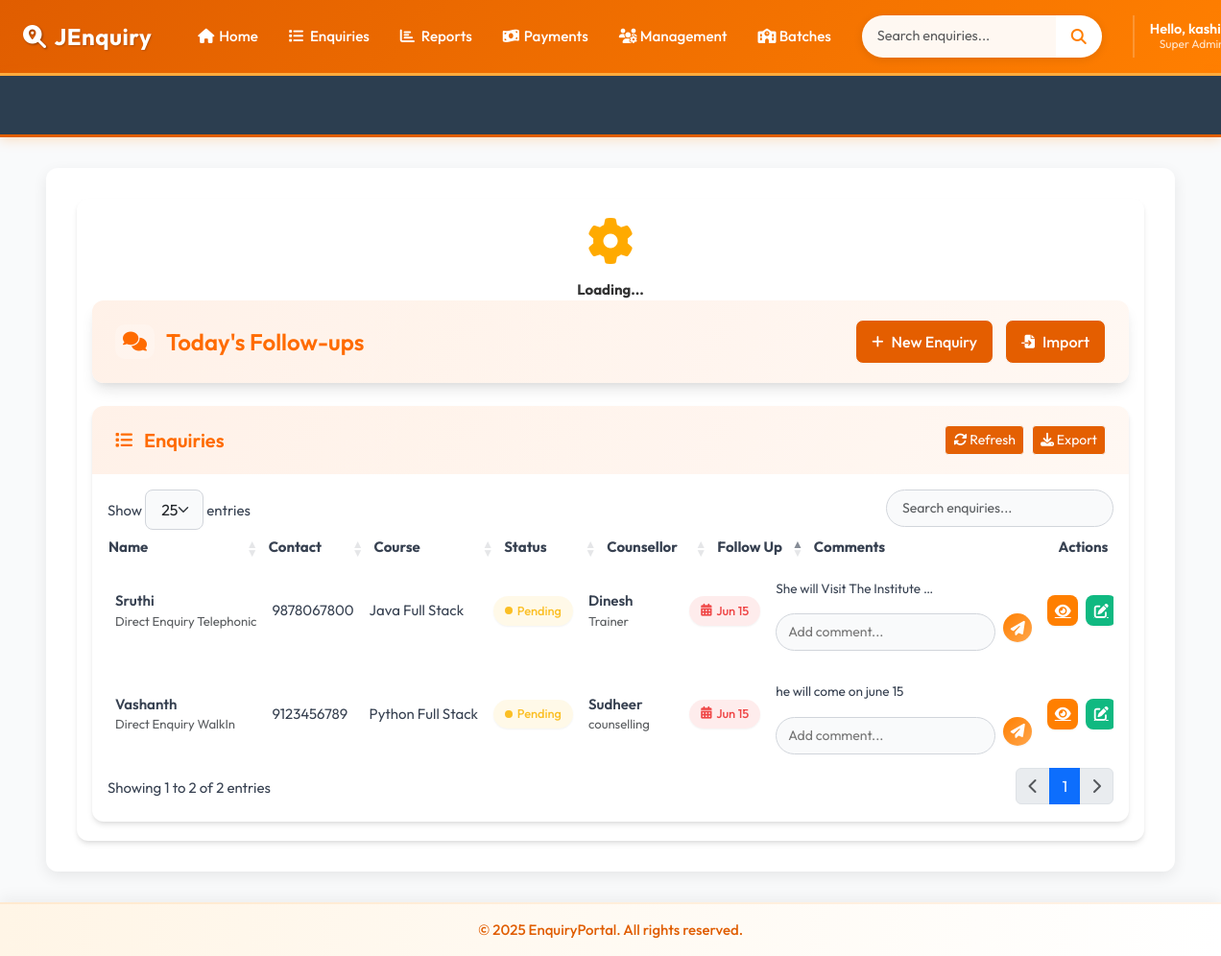
The page /today-followups/ (signed in) on the database its author committed.
### accounts/models.py (models this page shows, shortened)
class CustomUser(AbstractBaseUser, PermissionsMixin):
    ROLE_CHOICES = (
        ('manager', 'Manager'),
        ('counselor', 'Counselor'),
    )
    email = models.EmailField(unique=True)
    first_name = models.CharField(max_length=30)
    last_name = models.CharField(max_length=30)
    role = models.CharField(max_length=20, choices=ROLE_CHOICES)
    is_approved = models.BooleanField(default=False)
    is_active = models.BooleanField(default=True)
    is_staff = models.BooleanField(default=False)
    objects = CustomUserManager()
    USERNAME_FIELD = 'email'
    REQUIRED_FIELDS = ['first_name', 'last_name', 'role']

### enquiry/models.py (models this page shows, shortened)
class Enquiry(models.Model):
    STATUS_CHOICES = [
        ('joined', 'Joined'),
        ('pending', 'Pending'),
        ('dropout', 'Dropout'),
    ]
    SUBJECT_CHOICES = [
        ('java_full_stack', 'Java Full Stack'),
        ('python_full_stack', 'Python Full Stack'),
        ('other', 'Other'),
    ]
    ENQUIRY_TYPE_CHOICES = [
        ('someone_telephonic', 'Enquiry for Someone Telephonic'),
        ('direct_telephonic', 'Direct Enquiry Telephonic'),
        ('someone_walkin', 'Enquiry for Someone WalkIn'),
        ('direct_walkin', 'Direct Enquiry WalkIn'),
        ('telephonic_to_walkin', 'Telephonic To Walkin'),
    ]
    name = models.CharField(max_length=100)
    mobile = models.CharField(max_length=15, unique=True)
    subject = models.CharField(max_length=50, choices=SUBJECT_CHOICES)
    status = models.CharField(max_length=10, choices=STATUS_CHOICES, default='pending')
    enquiry_type = models.CharField(max_length=30, choices=ENQUIRY_TYPE_CHOICES, default='direct_telephonic')
    counsellor = models.ForeignKey(Counsellor, on_delete=models.CASCADE)
    created_at = models.DateTimeField(auto_now_add=True)
    followup_date = models.DateField(null=True, blank=True)
    enquiry_date = models.DateField(null=True, blank=True)
    parent_number = models.CharField(max_length=15, blank=True, null=True)
    fees_paid_date = models.DateField(null=True, blank=True)
    native_district_name=models.CharField(max_length=30,blank=True,null=True)
    target_fees = models.DecimalField(
        max_digits=12, decimal_places=2,
        null=True, blank=True,
        help_text="Total fees for the course"
    )
    fees_paid = models.DecimalField(
        max_digits=12, decimal_places=2,
        default=0.00,
        help_text="Total amount paid by the student"
    )
    fees_balance = models.DecimalField(
        max_digits=12, decimal_places=2,
        null=True, blank=True,
        help_text="Remaining balance (calculated automatically)"
    )
    due_date = models.DateField(
        null=True, blank=True,
        help_text="Deadline for full fees payment"
    )
    other_subject_name = models.CharField(
        max_length=100,
        blank=True,
        null=True,
        help_text="Specify the subject if 'Other' is selected"
    )
    is_joined_batch = models.BooleanField(
    default=False,
    help_text="True if the student has joined a batch"
)
    joined_date = models.DateField(
        null=True,
        blank=True,
        help_text="Date when the student joined"
    )
    VISIT_TYPE_CHOICES = [
        ('alone_walkin', 'Alone Walkin'),
        ('came_with_parents', 'Came with parents'),
        ('student_reference', 'Student Reference'),
        ('old_student_reference', 'Old Student Reference'),
        ('came_with_relatives', 'Came with relatives'),
        ('telephonic','Telephonic'),
    ]
    visit_type = models.CharField(
        max_length=30,
        choices=VISIT_TYPE_CHOICES,
        default='alone_walkin',
        help_text="How did the student come for enquiry?"
    )

class Counsellor(models.Model):
    name = models.CharField(max_length=100, unique=True)
    mobile = models.CharField(max_length=15)
    department = models.CharField(max_length=100)

class Comment(models.Model):
    enquiry = models.ForeignKey(Enquiry, on_delete=models.CASCADE, related_name='comments')
    comment = models.TextField()
    created_at = models.DateTimeField(default=timezone.now)
    class Meta:
        get_latest_by = 'created_at'
        ordering = ['-created_at']

### enquiry/views.py (the view)
# urls.py: path('today-followups/', views.today_followups, name='today_followups'),
@login_required(login_url='accounts:login')
def today_followups(request):
    today = get_ist_time().date()
    enquiries = Enquiry.objects.filter(followup_date=today, status='pending')
    return render(request, 'today_followups.html', {'enquiries': enquiries, 'today': today})

### template/today_followups.html (shortened to what this page needs)
{% extends 'base.html' %}
{% block extra_css %}
<link rel="stylesheet" href="https://cdn.datatables.net/1.13.6/css/dataTables.bootstrap5.min.css">
<link rel="stylesheet" href="https://cdnjs.cloudflare.com/ajax/libs/font-awesome/6.4.0/css/all.min.css">
{% endblock %}
{% block content %}
<div class="app-wrapper">
<div id="globalLoader" class="loader-overlay">
    <div class="loader-gear">
        <i class="fas fa-cog fa-spin"></i>
        <p>Loading...</p>
    </div>
</div>
    <div class="dashboard-header">
        <h1 class="dashboard-title">
            <i class="fas fa-comments"></i>
            Today's Follow-ups
        </h1>
        <div class="dashboard-actions">
            <a href="{% url 'enquiry:add_enquiry' %}" class="btn btn-light">
                <i class="fas fa-plus"></i> New Enquiry
            </a>
            <a href="{% url 'enquiry:bulk_enquiry_upload' %}" class="btn btn-outline-light">
                <i class="fas fa-file-import"></i> Import
            </a>
        </div>
    </div>
    <div class="data-card">
        <div class="card-header">
            <h2 class="card-title">
                <i class="fas fa-list"></i> Enquiries
            </h2>
            <div class="d-flex gap-2">
                <button id="refreshTable" class="btn btn-sm btn-outline-light">
                    <i class="fas fa-sync-alt"></i> Refresh
                </button>
                <button id="exportCSV" class="btn btn-sm btn-outline-light">
                    <i class="fas fa-download"></i> Export
                </button>
            </div>
        </div>
        <div class="card-body p-0">
            <div class="data-table-wrapper">
                <table id="enquiryTable" class="display nowrap w-100">
                    <thead>
                        <tr>
                            <th>Name</th>
                            <th>Contact</th>
                            <th>Course</th>
                            <th>Status</th>
                            <th>Counsellor</th>
                            <th>Follow Up</th>
                            <th>Comments</th>
                            <th>Actions</th>
                        </tr>
                    </thead>
                    <tbody>
                        {% for enquiry in enquiries %}
                        <tr id="enquiry-row-{{ enquiry.id }}">
                            <td>
                                <div class="fw-semibold">{{ enquiry.name }}</div>
                                <div class="text-muted small">{{ enquiry.get_enquiry_type_display }}</div>
                            </td>
                            <td>{{ enquiry.mobile }}</td>
                            <td>{{ enquiry.get_subject_display }}</td>
                            <td>
                                <span class="status-badge status-{{ enquiry.status|slugify }}"
                                      data-status="{{ enquiry.status }}"
                                      data-enquiry-id="{{ enquiry.id }}">
                                    {{ enquiry.get_status_display }}
                                </span>
                            </td>
                            <td>
                                <div class="fw-semibold">{{ enquiry.counsellor.name }}</div>
                                <div class="text-muted small">{{ enquiry.counsellor.department }}</div>
                            </td>
                            <td>
                                <div class="followup-date {% if enquiry.followup_date <= today %}urgent{% endif %}"
                                     data-enquiry-id="{{ enquiry.id }}">
                                    <i class="fas fa-calendar-alt"></i>
                                    {% if enquiry.followup_date %}
                                        {{ enquiry.followup_date|date:"M d" }}
                                    {% else %}
                                        Set Date
                                    {% endif %}
                                </div>
                            </td>
                            <td>
                                <div id="comment-container-{{ enquiry.id }}">
                                    {% with enquiry.comments.all|first as comment %}
                                        {% if comment %}
                                            <div class="comment-preview"
                                                 title="{{ comment.comment }}"
                                                 data-enquiry-id="{{ enquiry.id }}">
                                                {{ comment.comment|truncatechars:30 }}
                                            </div>
                                        {% else %}
                                            <span class="text-muted">No comments</span>
                                        {% endif %}
                                    {% endwith %}
                                </div>
                                <div class="comment-input-group">
                                    <input type="text"
                                           id="comment-input-{{ enquiry.id }}"
                                           class="comment-input"
                                           placeholder="Add comment...">
                                    <button class="add-comment-btn"
                                            data-enquiry-id="{{ enquiry.id }}">
                                        <i class="fas fa-paper-plane"></i>
                                    </button>
                                </div>
                            </td>
                            <td>
                                <div class="action-buttons">
                                    <a href="{% url 'enquiry:enquiry_details' enquiry.id %}"
                                       class="action-btn view-btn"
                                       title="View Details">
                                        <i class="fas fa-eye"></i>
                                    </a>
                                    <a href="{% url 'enquiry:edit_enquiry' enquiry.pk %}"
                                       class="action-btn edit-btn"
                                       title="Edit Enquiry">
                                        <i class="fas fa-edit"></i>
                                    </a>
                                </div>
                            </td>
                        </tr>
                        {% endfor %}
                    </tbody>
                </table>
            </div>
        </div>
    </div>
</div>
{% endblock %}

### template/base.html (shortened to what this page needs)
<!DOCTYPE html>
<html lang="en">
<head>
    <link href="https://cdn.jsdelivr.net/npm/bootstrap@5.3.0-alpha1/dist/css/bootstrap.min.css" rel="stylesheet">
    <link rel="stylesheet" href="https://cdnjs.cloudflare.com/ajax/libs/font-awesome/6.4.0/css/all.min.css">
<link rel="stylesheet" href="https://cdnjs.cloudflare.com/ajax/libs/font-awesome/6.5.0/css/all.min.css">
<link rel="stylesheet" href="https://cdn.jsdelivr.net/npm/flatpickr/dist/flatpickr.min.css">
    {% block extra_css %}
    {% endblock %}
</head>
<body>
    <nav class="navbar navbar-expand-lg navbar-dark">
        <div class="container-fluid">
            <a class="navbar-brand pulse-on-hover" href="{% url 'enquiry:dashboard' %}">
                <i class="fas fa-search-location"></i>JEnquiry
            </a>
            <div class="collapse navbar-collapse" id="mainNav">
                {% if user.is_authenticated %}
                <ul class="navbar-nav me-auto mb-2 mb-lg-0">
                    <li class="nav-item">
                        <a class="nav-link" href="{% url 'enquiry:dashboard' %}"><i class="fas fa-home"></i> Home</a>
                    </li>
                    <li class="nav-item dropdown">
                        <a class="nav-link dropdown-toggle" href="#" role="button" data-bs-toggle="dropdown">
                            <i class="fas fa-list"></i> Enquiries
                        </a>
                    </li>
                    <li class="nav-item dropdown">
                        <a class="nav-link dropdown-toggle" href="#" role="button" data-bs-toggle="dropdown">
                            <i class="fas fa-chart-bar"></i> Reports
                        </a>
                    </li>
                    <li class="nav-item dropdown">
                        <a class="nav-link dropdown-toggle" href="#" role="button" data-bs-toggle="dropdown">
                            <i class="fas fa-money-bill-wave"></i> Payments
                        </a>
                    </li>
                    <li class="nav-item dropdown">
                        <a class="nav-link dropdown-toggle" href="#" role="button" data-bs-toggle="dropdown">
                            <i class="fas fa-users-cog"></i> Management
                        </a>
                    </li>
                    <li class="nav-item dropdown">
                        <a class="nav-link dropdown-toggle" href="#" role="button" data-bs-toggle="dropdown">
                           <i class="fa-solid fa-school"></i> Batches
                        </a>
                    </li>
                </ul>
                <form class="d-flex search-form search-section" action="{% url 'enquiry:enquary_list' %}" method="get">
                    <div class="input-group">
                        <input type="search" name="search" class="form-control" placeholder="Search enquiries..."
                               aria-label="Search">
                        <button class="btn" type="submit">
                            <i class="fas fa-search"></i>
                        </button>
                    </div>
                </form>
                <div class="user-section">
                    <div class="user-menu">
                        <div class="dropdown user-dropdown">
                            <button class="dropdown-toggle" type="button" data-bs-toggle="dropdown"
                                    aria-expanded="false">
                                <div class="user-profile-dropdown">
                                    <div class="user-details">
                                        <p class="user-greeting">
                                           Hello, {{ user.first_name|default:user.email }}!
                                        </p>
                                        <p class="user-role">
                                            {% if user.is_superuser %}
                                                Super Admin
                                            {% elif user.is_staff %}
                                                Admin
                                            {% else %}
                                                Counsellor
                                            {% endif %}
                                        </p>
                                    </div>
                                </div>
                            </button>
                        </div>
                    </div>
                </div>
                {% endif %}
            </div>
        </div>
    </nav>
<div class="marquee-container marquee-progress">
    <div class="marquee-content">
    </div>
</div>
    <div class="main-content-wrapper">
        <div class="container-fluid px-4">
            <div class="content-container">
                {% block content %}
                {% endblock %}
            </div>
        </div>
    </div>
    <footer class="text-center p-3">
        <div class="container">
            <p class="m-0">&copy; 2025 EnquiryPortal. All rights reserved.</p>
        </div>
    </footer>
</body>
</html>

### rows shown on the page
CustomUser: first_name "kashi"
Enquiry: name "Sruthi", enquiry_type "Direct Enquiry Telephonic", mobile "9878067800", subject "Java Full Stack", status "Pending", counsellor.name "Dinesh", counsellor.department "Trainer", followup_date "Jun 15"
Comment: comment "She will Visit The Institute …"
Enquiry: name "Vashanth", enquiry_type "Direct Enquiry WalkIn", mobile "9123456789", subject "Python Full Stack", status "Pending", counsellor.name "Sudheer", counsellor.department "counselling", followup_date "Jun 15"
Comment: comment "he will come on june 15"
